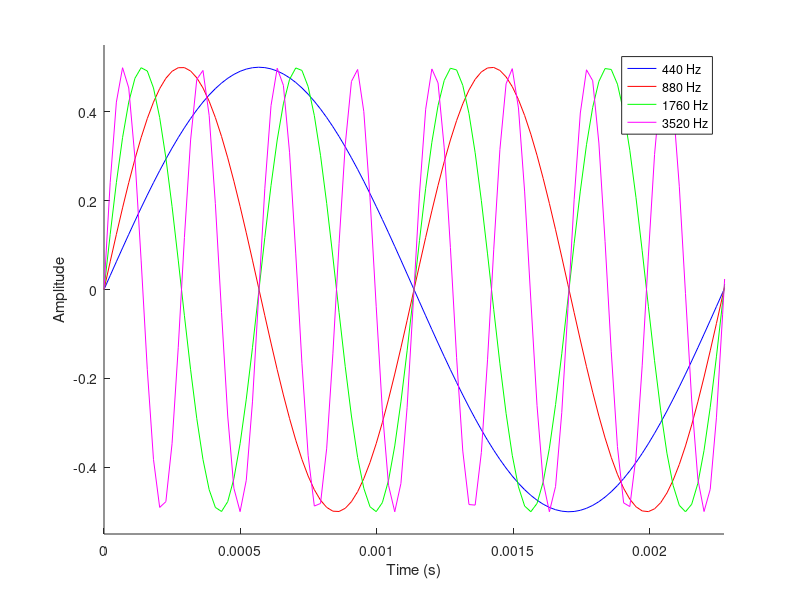
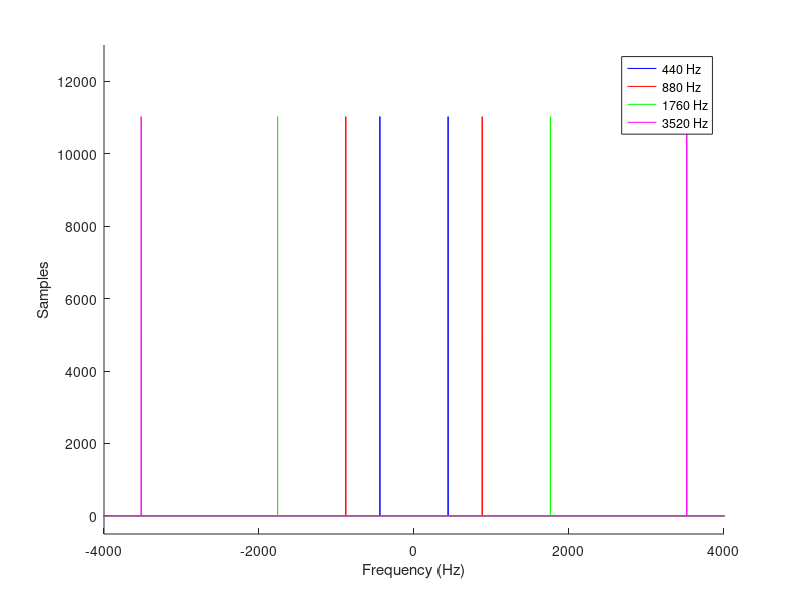

Write MATLAB code to recreate these figures, in order.
clear
clc
figure(1)
figure(2)
clf(1)
clf(2)

color = {'b', 'r', 'g', 'm'} % Array of colors to use for plotting

for i = 0:3
  % Frequency of the sine wave we want to create, decides the pitch of the sound.
  fsin = 440*2^i;
  lineTitle{i+1} = [num2str(fsin) " Hz"]; % Create cell array for legending
  T = 1/fsin; % Period of the wave
  amplitude = 0.5;% Amplitude of the wave

  % Define the sample frequency of the sound
  sampleRate = 44100; % Using standard CD quality sample frequency
  sampleLength = 1/sampleRate; % Length of time the sample is held for

  % Set duration of sound in seconds
  duration = 1;

  % Total number of samples in the whole duration
  samples = round(duration/sampleLength);

  sampleSpace = [0:samples-1]; % Creates a space for t to draw from
  t = sampleLength*sampleSpace;

  sinWave = amplitude*sin(2*pi*fsin*t); % Define the sine wave

  sound(sinWave, sampleRate) % Play the sound
  fileName = [lineTitle{i+1} ".wav"] % Name sound file accordingly
  audiowrite(fileName, sinWave, sampleRate) % Create sound file

  figure(1)
  hold on
  plot(t,sinWave, 'color', color{i+1}) % Plot in time domain
  legend(lineTitle)
  xlabel("Time (s)");
  ylabel("Amplitude");

  axis([0 1/440 -0.55 0.55]) % Axis adjustments for time domain

  shg % Just to show the plot window on top of all other windows

  sinFourier = fft(sinWave); % Apply Fourier transform to our sine wave
  sinFourierShift = fftshift(sinFourier); % Shift so 0 frequencies are centered
  df = sampleRate / samples; % Create step for xsin array
  xsin = -sampleRate/2:df:sampleRate/2-df; % Create domain

  figure(2) % Apply following lines to figure(2) only
  hold on
  plot(xsin, abs(sinFourierShift), 'color', color{i+1}) % Plot in freq domain
  axis([-4000 4000 -500 13000]) % Uncomment this line to zoom at the spikes
  legend(lineTitle)
  xlabel("Frequency (Hz)");
  ylabel("Samples");
endfor
